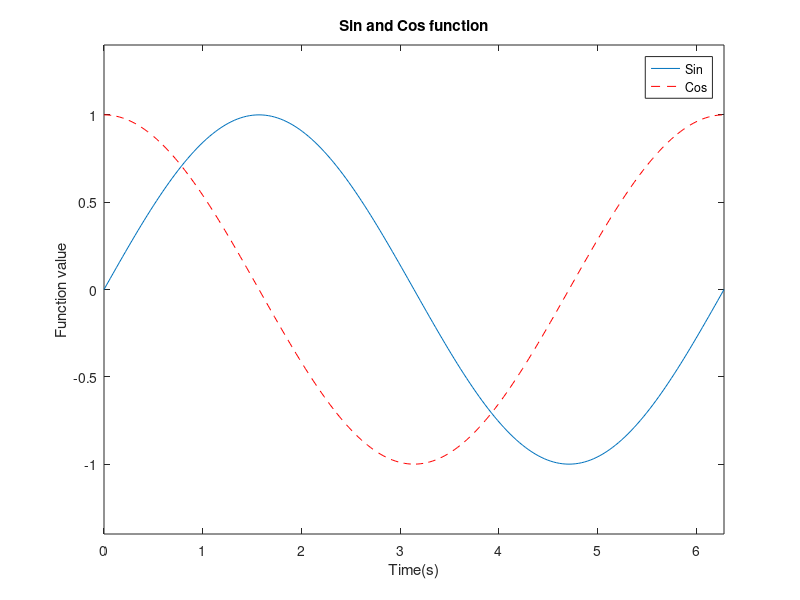

Write the MATLAB code that produced this figure.
figure;
t = 0:pi/100:2*pi;
plot(t,sin(t));
hold on;
plot(t,cos(t),'r--');
hold off;
xlabel('Time(s)');
ylabel('Function value');
title('Sin and Cos function');
legend('Sin','Cos');
xlim([0 2*pi]);
ylim([-1.4 1.4]);
